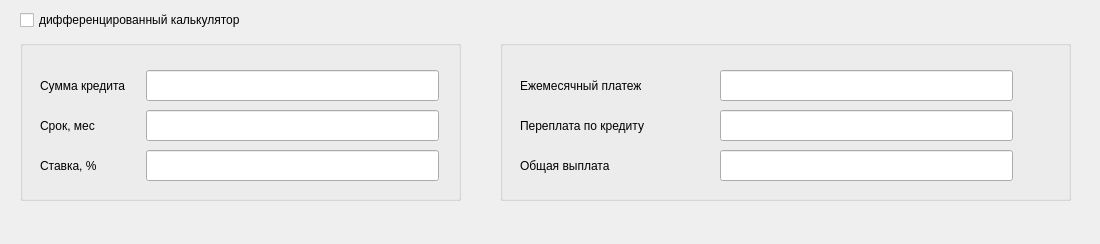
<?xml version="1.0" encoding="UTF-8"?>
<ui version="4.0">
 <class>creditwindow</class>
 <widget class="QDialog" name="creditwindow">
  <property name="geometry">
   <rect>
    <x>0</x>
    <y>0</y>
    <width>1100</width>
    <height>244</height>
   </rect>
  </property>
  <property name="windowTitle">
   <string>Dialog</string>
  </property>
  <widget class="QCheckBox" name="checkBox">
   <property name="geometry">
    <rect>
     <x>20</x>
     <y>10</y>
     <width>251</width>
     <height>20</height>
    </rect>
   </property>
   <property name="text">
    <string>дифференцированный калькулятор</string>
   </property>
  </widget>
  <widget class="QGroupBox" name="groupBox">
   <property name="geometry">
    <rect>
     <x>20</x>
     <y>40</y>
     <width>441</width>
     <height>161</height>
    </rect>
   </property>
   <property name="title">
    <string/>
   </property>
   <widget class="QLabel" name="label_6">
    <property name="geometry">
     <rect>
      <x>20</x>
      <y>35</y>
      <width>98</width>
      <height>21</height>
     </rect>
    </property>
    <property name="text">
     <string>Сумма кредита</string>
    </property>
   </widget>
   <widget class="QLineEdit" name="lineEdit">
    <property name="geometry">
     <rect>
      <x>126</x>
      <y>30</y>
      <width>293</width>
      <height>31</height>
     </rect>
    </property>
   </widget>
   <widget class="QLabel" name="label_7">
    <property name="geometry">
     <rect>
      <x>20</x>
      <y>75</y>
      <width>98</width>
      <height>21</height>
     </rect>
    </property>
    <property name="text">
     <string>Срок, мес</string>
    </property>
   </widget>
   <widget class="QLineEdit" name="lineEdit_2">
    <property name="geometry">
     <rect>
      <x>126</x>
      <y>70</y>
      <width>293</width>
      <height>31</height>
     </rect>
    </property>
   </widget>
   <widget class="QLabel" name="label_8">
    <property name="geometry">
     <rect>
      <x>20</x>
      <y>115</y>
      <width>98</width>
      <height>21</height>
     </rect>
    </property>
    <property name="text">
     <string>Ставка, %</string>
    </property>
   </widget>
   <widget class="QLineEdit" name="lineEdit_3">
    <property name="geometry">
     <rect>
      <x>126</x>
      <y>110</y>
      <width>293</width>
      <height>31</height>
     </rect>
    </property>
   </widget>
  </widget>
  <widget class="QGroupBox" name="groupBox_2">
   <property name="geometry">
    <rect>
     <x>500</x>
     <y>40</y>
     <width>571</width>
     <height>161</height>
    </rect>
   </property>
   <property name="title">
    <string/>
   </property>
   <widget class="QLabel" name="label_9">
    <property name="geometry">
     <rect>
      <x>20</x>
      <y>35</y>
      <width>141</width>
      <height>21</height>
     </rect>
    </property>
    <property name="text">
     <string>Ежемесячный платеж</string>
    </property>
   </widget>
   <widget class="QLineEdit" name="lineEdit_4">
    <property name="geometry">
     <rect>
      <x>220</x>
      <y>30</y>
      <width>293</width>
      <height>31</height>
     </rect>
    </property>
   </widget>
   <widget class="QLabel" name="label_10">
    <property name="geometry">
     <rect>
      <x>20</x>
      <y>75</y>
      <width>141</width>
      <height>21</height>
     </rect>
    </property>
    <property name="text">
     <string>Переплата по кредиту</string>
    </property>
   </widget>
   <widget class="QLineEdit" name="lineEdit_5">
    <property name="geometry">
     <rect>
      <x>220</x>
      <y>70</y>
      <width>293</width>
      <height>31</height>
     </rect>
    </property>
   </widget>
   <widget class="QLabel" name="label_11">
    <property name="geometry">
     <rect>
      <x>20</x>
      <y>115</y>
      <width>101</width>
      <height>21</height>
     </rect>
    </property>
    <property name="text">
     <string>Общая выплата</string>
    </property>
   </widget>
   <widget class="QLineEdit" name="lineEdit_6">
    <property name="geometry">
     <rect>
      <x>220</x>
      <y>110</y>
      <width>293</width>
      <height>31</height>
     </rect>
    </property>
   </widget>
  </widget>
 </widget>
 <resources/>
 <connections/>
</ui>
